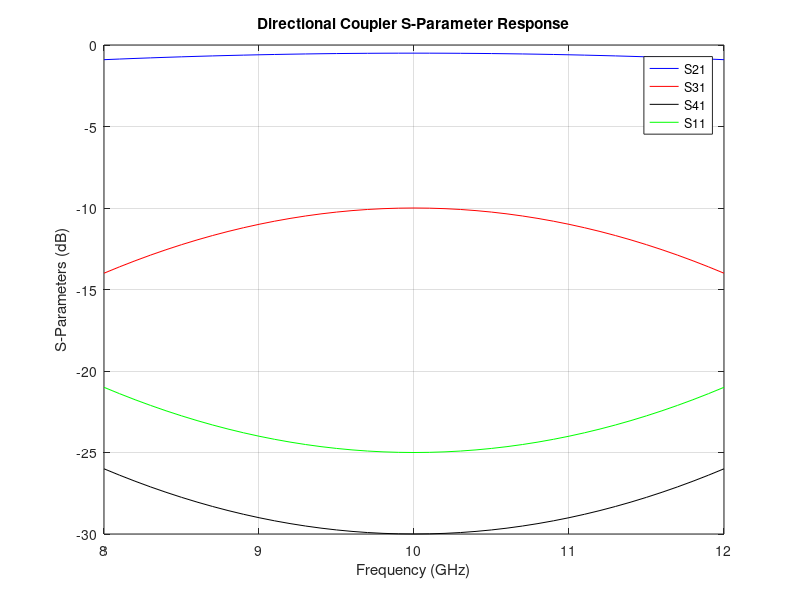

MATLAB code to generate this figure:

% Objective 2: Directional Coupler Analysis
clc;
clear;
close all;

f = 8:0.1:12;

S21dB = -0.5 - 0.1*(f-10).^2;
S31dB = -10 - 1*(f-10).^2;
S41dB = -30 + 1*(f-10).^2;
S11dB = -25 + 1*(f-10).^2;

C = -S31dB;
I = -S41dB;
IL = -S21dB;
D = I-C;

[~,k] = min(abs(f-10));

figure;
plot(f,S21dB,'b',f,S31dB,'r',f,S41dB,'k',f,S11dB,'g');
grid on;
xlabel('Frequency (GHz)');
ylabel('S-Parameters (dB)');
legend('S21','S31','S41','S11');
title('Directional Coupler S-Parameter Response');

fprintf('Coupling = %.2f dB\n',C(k));
fprintf('Isolation = %.2f dB\n',I(k));
fprintf('Insertion Loss = %.2f dB\n',IL(k));
fprintf('Directivity = %.2f dB\n',D(k));
